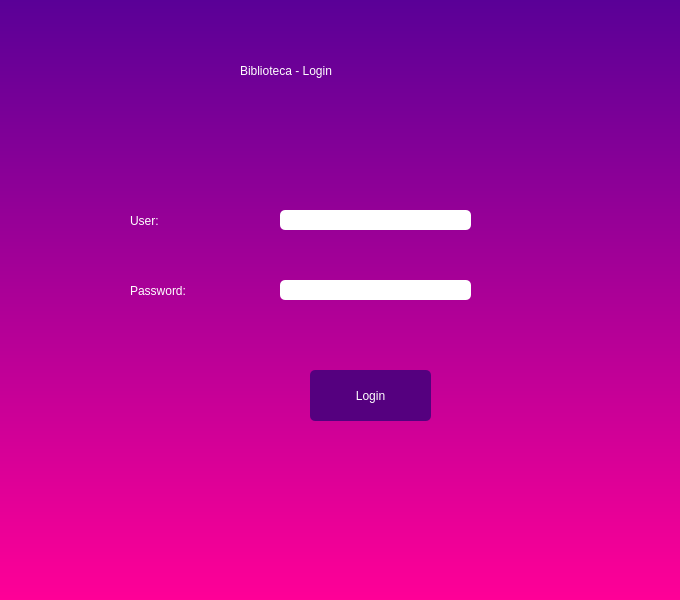
<?xml version="1.0" encoding="UTF-8"?>
<ui version="4.0">
 <class>Dialog</class>
 <widget class="QDialog" name="Dialog">
  <property name="geometry">
   <rect>
    <x>0</x>
    <y>0</y>
    <width>680</width>
    <height>600</height>
   </rect>
  </property>
  <property name="minimumSize">
   <size>
    <width>680</width>
    <height>600</height>
   </size>
  </property>
  <property name="maximumSize">
   <size>
    <width>680</width>
    <height>600</height>
   </size>
  </property>
  <property name="windowTitle">
   <string>Dialog</string>
  </property>
  <property name="styleSheet">
   <string notr="true">background-color: qlineargradient(spread:pad, x1:0, y1:0, x2:0, y2:1, stop:0 rgba(90, 0, 151, 255), stop:1 rgba(255, 0, 151, 255));</string>
  </property>
  <widget class="QLabel" name="label">
   <property name="geometry">
    <rect>
     <x>240</x>
     <y>50</y>
     <width>191</width>
     <height>41</height>
    </rect>
   </property>
   <property name="styleSheet">
    <string notr="true">color: white; background-color: none;
font: 25 34pt &quot;Bodoni MT Poster Compressed&quot;;</string>
   </property>
   <property name="text">
    <string>Biblioteca - Login</string>
   </property>
  </widget>
  <widget class="QLabel" name="label_2">
   <property name="geometry">
    <rect>
     <x>130</x>
     <y>200</y>
     <width>191</width>
     <height>41</height>
    </rect>
   </property>
   <property name="styleSheet">
    <string notr="true">color: white; background-color: none;
font: 25 34pt &quot;Bodoni MT Poster Compressed&quot;;</string>
   </property>
   <property name="text">
    <string>User:</string>
   </property>
  </widget>
  <widget class="QLabel" name="label_3">
   <property name="geometry">
    <rect>
     <x>130</x>
     <y>270</y>
     <width>191</width>
     <height>41</height>
    </rect>
   </property>
   <property name="styleSheet">
    <string notr="true">color: white; background-color: none;
font: 25 34pt &quot;Bodoni MT Poster Compressed&quot;;</string>
   </property>
   <property name="text">
    <string>Password:</string>
   </property>
  </widget>
  <widget class="QLineEdit" name="input_user">
   <property name="geometry">
    <rect>
     <x>280</x>
     <y>210</y>
     <width>191</width>
     <height>20</height>
    </rect>
   </property>
   <property name="styleSheet">
    <string notr="true">background-color: white;
border-color: grey;
border-radius: 5px;</string>
   </property>
  </widget>
  <widget class="QLineEdit" name="input_pass">
   <property name="geometry">
    <rect>
     <x>280</x>
     <y>280</y>
     <width>191</width>
     <height>20</height>
    </rect>
   </property>
   <property name="styleSheet">
    <string notr="true">background-color: white;
border-color: grey;
border-radius: 5px;</string>
   </property>
  </widget>
  <widget class="QPushButton" name="btn_login">
   <property name="geometry">
    <rect>
     <x>310</x>
     <y>370</y>
     <width>121</width>
     <height>51</height>
    </rect>
   </property>
   <property name="styleSheet">
    <string notr="true">color: white;
background-color: rgb(85, 0, 127);
border-radius: 5px;</string>
   </property>
   <property name="text">
    <string>Login</string>
   </property>
  </widget>
 </widget>
 <resources/>
 <connections/>
</ui>
